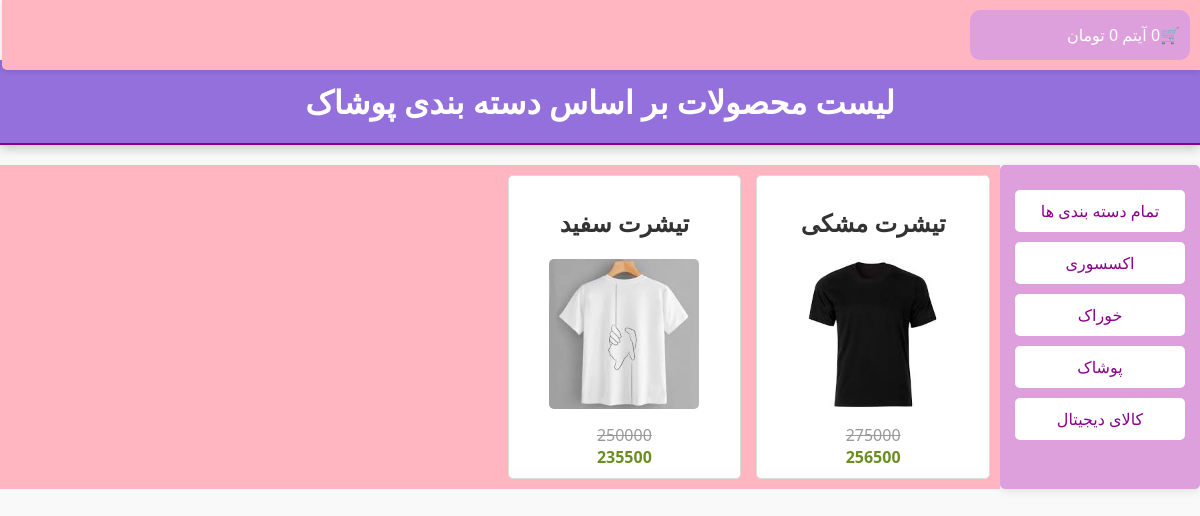
The page /products/pooshak/ on the database its author committed.
### shop/models.py (models this page shows, shortened)
class Category(models.Model):
    name = models.CharField(max_length=250)
    slug = models.SlugField(max_length=250, unique=True)
    class Meta:
        ordering = ['name']
        indexes = [models.Index(fields=['name'])]
        verbose_name = 'دسته بندی'
        verbose_name_plural = 'دسته بندی ها'
    def get_absolute_url(self):
        return reverse('shop:product_list_by_category', args=[self.slug])

class Product(models.Model):
    category = models.ForeignKey(Category, on_delete=models.CASCADE, related_name='products', verbose_name='دسته بندی')
    name = models.CharField(max_length=250, verbose_name='نام محصول')
    slug = models.SlugField(max_length=250, unique=True, verbose_name='اسلاگ')
    description = models.TextField(verbose_name='توضیحات')
    inventory = models.PositiveIntegerField(default=0, verbose_name='موجودی')
    weight = models.PositiveIntegerField(default=0, verbose_name='وزن')
    price = models.PositiveIntegerField(default=0, verbose_name='قیمت')
    off = models.PositiveIntegerField(default=0, verbose_name='تخفیف')
    new_price = models.PositiveIntegerField(default=0, verbose_name='قیمت پس از تخفیف')
    created = models.DateTimeField(auto_now_add=True, verbose_name='زمان ایجاد')
    updated = models.DateTimeField(auto_now=True, verbose_name='تاریخ به روز رسانی')
    class Meta:
        ordering = ['-created']
        indexes = [
            models.Index(fields=['id', 'slug']),
            models.Index(fields=['name']),
            models.Index(fields=['-created']),
        ]
        verbose_name = 'محصول'
        verbose_name_plural = 'محصولات'
    def get_absolute_url(self):
        return reverse('shop:product_detail', kwargs={'id': self.id, 'slug': self.slug})

class Image(models.Model):
    product = models.ForeignKey(Product, on_delete=models.CASCADE, related_name="images", verbose_name="محصول")
    file = models.ImageField(upload_to="product_images/%Y/%m/%d")
    title = models.CharField(max_length=250, verbose_name="عنوان", null=True, blank=True)
    description = models.TextField(verbose_name="توضیحات", null=True, blank=True)
    created = models.DateTimeField(auto_now_add=True)
    class Meta:
        ordering = ['-created']
        indexes = [
            models.Index(fields=['-created'])
        ]
        verbose_name = "تصویر"
        verbose_name_plural = "تصویر ها"

### shop/views.py (the view)
# urls.py: path('products/', views.product_list, name='product_list'),
def product_list(request, category_slug=None):
    category = None
    categories = Category.objects.all()
    products = Product.objects.all()
    if category_slug:
        category = get_object_or_404(Category, slug=category_slug)
        products = products.filter(category=category)
    context = {
        'category': category,
        'categories': categories,
        'products': products,
    }
    return render(request, 'shop/product_list.html', context)

### cart/cart.py (called while the page is built)
    def get_total_price(self):
        total_price = sum(item['price'] * item['quantity'] for item in self.cart.values())
        return total_price

    def __len__(self):
        return sum(item['quantity'] for item in self.cart.values())

### cart/context_processors.py (called while the page is built)
def cart_context(request):
    return {'cart': Cart(request)}

### shop/templates/shop/product_list.html (shortened to what this page needs)
{% extends 'parent/base.html' %}
{% block content %}
<div class="header">
    {% if category %}
    <h1>لیست محصولات بر اساس دسته بندی {{category.name}}</h1>
    {% else %}
    <h1>لیست محصولات</h1>
    {% endif %}
</div>
<div class="container">
    <div class="small-div">
        <ul class="categories">
            <li class="category"><a href="{% url 'shop:product_list' %}">تمام دسته بندی ها</a></li>
            {%for ct in categories %}
            <li class="category"><a href="{{ ct.get_absolute_url }}">{{ct.name}}</a></li>
            {% endfor %}
        </ul>
    </div>
    <div class="large-div">
        {% for product in products %}
        <div class="product">
            <h2><a href="{{ product.get_absolute_url }}">{{product.name}}</a></h2>
            <a href="{{ product.get_absolute_url }}">
            <img class="pic" src="{{product.images.first.file.url}}" alt="">
                </a>
            <div class="price">
                <span class="original-price">{{product.price}}</span>
                <br>
                <span class="discount-price">{{product.new_price}}</span>
            </div>
        </div>
        {% endfor %}
    </div>
</div>
{% endblock content %}

### shop/static/css/base.css (style rules this page uses)
.header { padding: 20px; background-color: mediumpurple; color: white; text-align: center; margin-top: 60px; margin-bottom: 20px; border-bottom: 2px solid darkmagenta; box-shadow: 0 4px 10px rgba(0, 0, 0, 0.2); }
body { font-family: 'Segoe UI', Tahoma, Geneva, Verdana, sans-serif; background-color: #f9f9f9; color: #333; margin: 0; padding: 0; }
.header h1 { margin: 0; font-size: 2rem; }
.container { display: flex; margin-top: 20px; }
.small-div { width: 170px; height: auto; background-color: plum; padding: 15px; border-radius: 5px; box-shadow: 0 2px 10px rgba(0, 0, 0, 0.1); }
.categories { padding: 0; }
.category { margin: 10px 0; }
.category a { display: block; text-decoration: none; padding: 10px; background-color: #fff; color: darkmagenta; border-radius: 5px; text-align: center; transition: background-color 0.3s, color 0.3s; }
.large-div { flex-grow: 1; background-color: lightpink; padding: 10px; display: grid; grid-template-columns: repeat(auto-fill, minmax(200px, 1fr)); gap: 15px; }
.product { text-align: center; border: 1px solid #ddd; border-radius: 5px; padding: 10px; background-color: #ffffff; transition: transform 0.2s; }
.product a { text-decoration: none; color: inherit; font-weight: bold; }
.pic { width: 150px; height: 150px; border-radius: 5px; }
.price { position: relative; margin-top: 10px; }
.original-price { text-decoration: line-through; color: #999; }
.discount-price { color: olivedrab; font-weight: bold; }
ul { list-style-type: none; padding: 0; margin: 10px 0; }
li { margin-bottom: 5px; font-size: 1rem; color: #444; }
ul { list-style-type: none; padding: 0; }
li { margin: 5px 0; font-size: 1rem; }

### rows shown on the page
Category: name "پوشاک"
Category: name "اکسسوری"
Category: name "خوراک"
Category: name "کالای دیجیتال"
Product: name "تیشرت مشکی", images.first.file (picture), price "275000", new_price "256500"
Product: name "تیشرت سفید", images.first.file (picture), price "250000", new_price "235500"

### other values the page prints
{{ item_count }} "0"
{{ cart.get_total_price }} "0"
